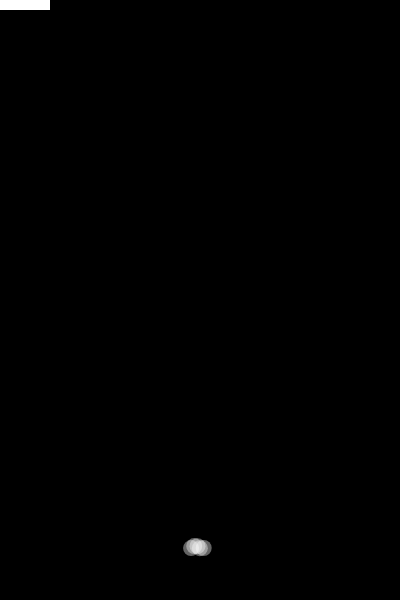
Frame 1 (no input)
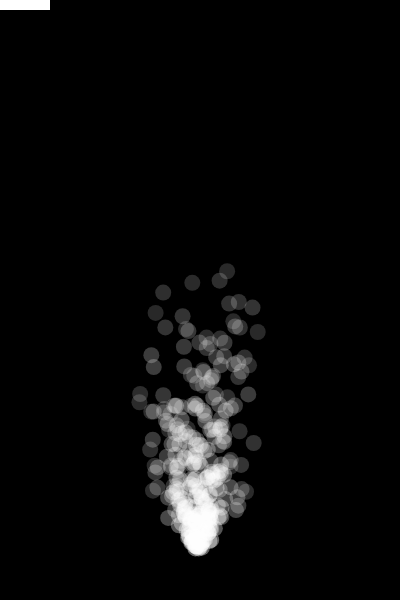
Frame 60 (no input)
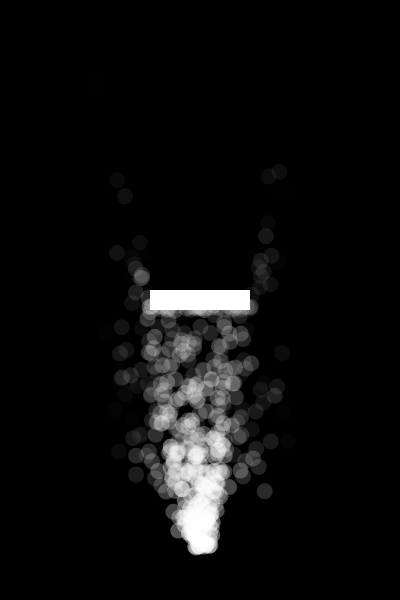
Frame 120 (the mouse pressed at the canvas centre since frame 60)

The p5.js sketch that drew these frames (run headless with seeded random() and noise() and a simulated clock; from frame 60 on, the mouse is pressed at the canvas centre):

// p5.js sketch
// ── sketch.js
let particles = [];
var slider;
function setup() {
  createCanvas(400, 600);
  rectMode(CENTER);
  slider = createSlider(10, 400, 100);
  slider.position(410, 50);
  slider.style('width', '80px');
}
function draw() {
    for (let i = 0; i < 5; i++) {
  let p = new Particle();
  particles.push(p);
    }
  background(0);
    for (let i = particles.length - 1; i >= 0; i--){
  particles[i].update();
  particles[i].show();
    if (particles[i].finished() === true) {
     particles.splice(i , 1);
  }
  }
  let x = mouseX;
  let y = mouseY;
  fill(255);
  rect(x, y, 100, 20);
}
class Particle {
    constructor() {
        this.x = random(190,210);
        this.y = 550;
        this.xv = random(-1,1);
        this.yv = random(-1,-5);
        this.alpha = 100;
        this.pyv = this.yv;
    }
    update() {
        this.x += this.xv;
        this.y += this.yv;
        this.alpha -= 1;
        if(this.x > mouseX-100/2 && this.y < mouseY+10 && this.x < mouseX+100/2 && this.y > mouseY-10){
            this.yv = 0;
        }
        else {
            this.yv = this.pyv;
        }
    }
    finished() {
        if(this.alpha < 0) {
            return true;
        }
        else {
            return false;
        }
    }
    show() {
        noStroke();
        fill(255, this.alpha);
        ellipse(this.x, this.y, 16);
    }
}
